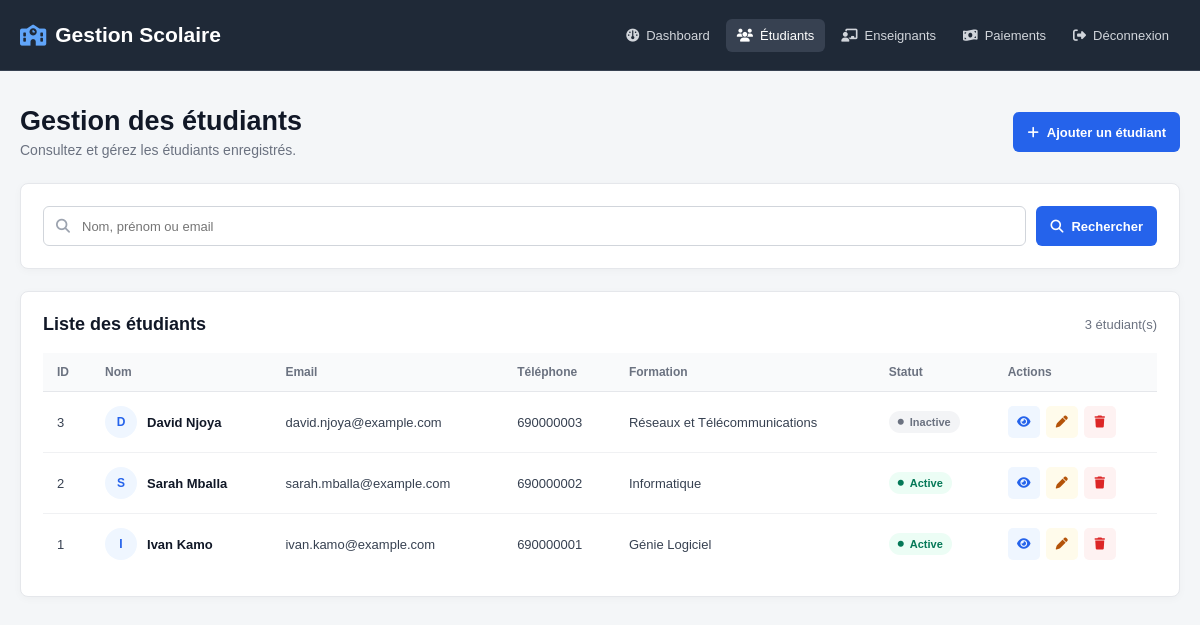
The app's page /students (signed in) with its own data.
### tables this page shows
CREATE TABLE students (
    id INT UNSIGNED AUTO_INCREMENT PRIMARY KEY,
    first_name VARCHAR(100) NOT NULL,
    last_name VARCHAR(100) NOT NULL,
    email VARCHAR(150) NOT NULL UNIQUE,
    phone VARCHAR(30),
    birth_date DATE,
    address VARCHAR(255),
    formation VARCHAR(150) NOT NULL,
    registration_date DATE NOT NULL,
    status VARCHAR(50) NOT NULL DEFAULT 'active',
    created_at TIMESTAMP DEFAULT CURRENT_TIMESTAMP
);

### controllers/StudentController.php (called while the page is built, shortened)
<?php
require_once __DIR__ . '/../models/Student.php';
class StudentController
{
    private Student $studentModel;
    public function __construct(PDO $pdo)
    {
        $this->studentModel = new Student($pdo);
    }
    public function index(): void
    {
        $search = trim($_GET['search'] ?? '');
        $students = $this->studentModel->getAll($search);
        require_once __DIR__ . '/../views/students/index.php';
    }
}

### models/Student.php (called while the page is built, shortened)
<?php
class Student
{
    private PDO $pdo;
    public function __construct(PDO $pdo)
    {
        $this->pdo = $pdo;
    }
    public function getAll(string $search = ''): array
    {
        if ($search !== '') {
            $sql = "
                SELECT *
                FROM students
                WHERE first_name LIKE :search
                   OR last_name LIKE :search
                   OR email LIKE :search
                ORDER BY id DESC
            ";
            $stmt = $this->pdo->prepare($sql);
            $stmt->execute([
                'search' => '%' . $search . '%'
            ]);
        } else {
            $sql = "
                SELECT *
                FROM students
                ORDER BY id DESC
            ";
            $stmt = $this->pdo->query($sql);
        }
        return $stmt->fetchAll(PDO::FETCH_ASSOC);
    }
}

### views/students/index.php (the view, shortened to what this page needs)
<!DOCTYPE html>
<html lang="fr">
<head>
    <link rel="stylesheet" href="/css/students.css">
    <link rel="stylesheet" href="https://cdnjs.cloudflare.com/ajax/libs/font-awesome/6.7.2/css/all.min.css">
</head>
<body>
    <header class="topbar">
        <div class="container topbar-content">
            <h1>
                <i class="fa-solid fa-school"></i>
                Gestion Scolaire
            </h1>
            <nav class="main-nav">
                <a href="/dashboard">
                    <i class="fa-solid fa-gauge"></i>
                    Dashboard
                </a>
                <a href="/students" class="active">
                    <i class="fa-solid fa-users"></i>
                    Étudiants
                </a>
                <a href="/teachers">
                    <i class="fa-solid fa-chalkboard-user"></i>
                    Enseignants
                </a>
                <a href="/payments">
                    <i class="fa-solid fa-money-bill-wave"></i>
                    Paiements
                </a>
                <a href="/logout">
                    <i class="fa-solid fa-right-from-bracket"></i>
                    Déconnexion
                </a>
            </nav>
        </div>
    </header>
    <main class="container page-content">
        <div class="page-header">
            <div>
                <h2>Gestion des étudiants</h2>
                <p>
                    Consultez et gérez les étudiants enregistrés.
                </p>
            </div>
            <a href="/students/create" class="btn btn-primary">
                <i class="fa-solid fa-plus"></i>
                Ajouter un étudiant
            </a>
        </div>
        <section class="content-card">
            <form method="GET" action="/students" class="search-form">
                <div class="search-input">
                    <i class="fa-solid fa-magnifying-glass"></i>
                    <input type="text" name="search" placeholder="Nom, prénom ou email"
                        value="<?= htmlspecialchars($_GET['search'] ?? '') ?>">
                </div>
                <button type="submit" class="btn btn-primary">
                    <i class="fa-solid fa-magnifying-glass"></i>
                    Rechercher
                </button>
            </form>
        </section>
        <section class="content-card">
            <div class="section-header">
                <h3>
                    Liste des étudiants
                </h3>
                <span class="result-count">
                    <?= count($students) ?> étudiant(s)
                </span>
            </div>
            <?php if (empty($students)): ?>
            <div class="empty-state">
                <i class="fa-solid fa-user-slash"></i>
                <p>
                    Aucun étudiant trouvé.
                </p>
                <?php if ($search !== ''): ?>
                <a href="/students">
                    Afficher tous les étudiants
                </a>
                <?php endif; ?>
            </div>
            <?php else: ?>
            <div class="table-wrapper">
                <table>
                    <thead>
                        <tr>
                            <th>ID</th>
                            <th>Nom</th>
                            <th>Email</th>
                            <th>Téléphone</th>
                            <th>Formation</th>
                            <th>Statut</th>
                            <th>Actions</th>
                        </tr>
                    </thead>
                    <tbody>
                        <?php foreach ($students as $student): ?>
                        <tr>
                            <td>
                                <?= (int) $student['id'] ?>
                            </td>
                            <td>
                                <div class="student-name">
                                    <span class="student-avatar">
                                        <?= strtoupper(
                                                    substr($student['first_name'], 0, 1)
                                                ) ?>
                                    </span>
                                    <strong>
                                        <?= htmlspecialchars(
                                                    $student['first_name'] . ' ' . $student['last_name']
                                                ) ?>
                                    </strong>
                                </div>
                            </td>
                            <td>
                                <?= htmlspecialchars($student['email'] ?? '') ?>
                            </td>
                            <td>
                                <?= htmlspecialchars($student['phone'] ?? '') ?>
                            </td>
                            <td>
                                <?= htmlspecialchars($student['formation'] ?? '') ?>
                            </td>
                            <td>
                                <span
                                    class="status-badge <?= $student['status'] === 'active' ? 'status-active' : 'status-inactive' ?>">
                                    <i class="fa-solid fa-circle"></i>
                                    <?= htmlspecialchars($student['status']) ?>
                                </span>
                            </td>
                            <td>
                                <div class="actions">
                                    <a href="/students/show?id=<?= (int) $student['id'] ?>"
                                        class="action-btn action-view" title="Voir">
                                        <i class="fa-solid fa-eye"></i>
                                    </a>
                                    <a href="/students/edit?id=<?= (int) $student['id'] ?>"
                                        class="action-btn action-edit" title="Modifier">
                                        <i class="fa-solid fa-pen"></i>
                                    </a>
                                    <a href="/students/delete?id=<?= (int) $student['id'] ?>"
                                        class="action-btn action-delete" title="Supprimer"
                                        onclick="return confirm('Voulez-vous vraiment supprimer cet étudiant ?');">
                                        <i class="fa-solid fa-trash"></i>
                                    </a>
                                </div>
                            </td>
                        </tr>
                        <?php endforeach; ?>
                    </tbody>
                </table>
            </div>
            <?php endif; ?>
        </section>
    </main>
</body>
</html>

### public/css/students.css (style rules this page uses)
* { box-sizing: border-box; }
html, body { margin: 0; padding: 0; }
body { font-family: Arial, Helvetica, sans-serif; background: #f4f6f8; color: #1f2937; }
a { color: inherit; text-decoration: none; }
.container { width: min(1180px, calc(100% - 40px)); margin: 0 auto; }
.topbar { background: #1f2937; color: #ffffff; border-bottom: 1px solid #374151; }
.topbar-content { min-height: 70px; display: flex; align-items: center; justify-content: space-between; gap: 25px; }
.topbar h1 { display: flex; align-items: center; gap: 9px; margin: 0; font-size: 21px; font-weight: 600; }
.topbar h1 i { color: #60a5fa; }
.main-nav { display: flex; align-items: center; gap: 5px; }
.main-nav a { display: flex; align-items: center; gap: 7px; padding: 9px 11px; border-radius: 6px; color: #d1d5db; font-size: 13px; }
.main-nav a:hover, .main-nav a.active { background: #374151; color: #ffffff; }
.main-nav a i { font-size: 13px; }
.page-content { padding-top: 35px; padding-bottom: 50px; }
.page-header { display: flex; align-items: center; justify-content: space-between; gap: 20px; margin-bottom: 25px; }
.page-header h2 { margin: 0 0 5px; color: #111827; font-size: 27px; }
.page-header p { margin: 0; color: #6b7280; font-size: 14px; }
.btn { min-height: 40px; display: inline-flex; align-items: center; justify-content: center; gap: 8px; padding: 9px 14px; border: none; border-radius: 6px; font-family: inherit; font-size: 13px; font-weight: 600; cursor: pointer; }
.btn-primary { background: #2563eb; color: #ffffff; }
.content-card { margin-bottom: 22px; padding: 22px; background: #ffffff; border: 1px solid #e5e7eb; border-radius: 8px; box-shadow: 0 2px 8px rgba(15, 23, 42, 0.03); }
.search-form { display: flex; align-items: center; gap: 10px; }
.search-input { position: relative; flex: 1; }
.search-input i { position: absolute; left: 13px; top: 50%; transform: translateY(-50%); color: #9ca3af; font-size: 14px; }
.search-input input { width: 100%; height: 40px; padding: 0 14px 0 38px; border: 1px solid #d1d5db; border-radius: 6px; background: #ffffff; color: #111827; font-family: inherit; font-size: 13px; outline: none; }
.section-header { display: flex; align-items: center; justify-content: space-between; gap: 15px; margin-bottom: 18px; }
.section-header h3 { margin: 0; color: #111827; font-size: 18px; }
.result-count { color: #6b7280; font-size: 13px; }
.table-wrapper { width: 100%; overflow-x: auto; }
table { width: 100%; border-collapse: collapse; font-size: 13px; }
thead { background: #f9fafb; }
th { padding: 12px 14px; border-bottom: 1px solid #e5e7eb; color: #6b7280; font-size: 12px; font-weight: 700; text-align: left; white-space: nowrap; }
td { padding: 14px; border-bottom: 1px solid #f0f1f3; color: #374151; vertical-align: middle; }
tbody tr:last-child td { border-bottom: none; }
.student-name { display: flex; align-items: center; gap: 10px; white-space: nowrap; }
.student-name strong { color: #111827; font-weight: 600; }
.student-avatar { width: 32px; height: 32px; display: flex; align-items: center; justify-content: center; flex-shrink: 0; border-radius: 50%; background: #eff6ff; color: #2563eb; font-size: 12px; font-weight: 700; }
.status-badge { display: inline-flex; align-items: center; gap: 6px; padding: 5px 9px; border-radius: 20px; font-size: 11px; font-weight: 600; text-transform: capitalize; }
.status-badge i { font-size: 6px; }
.status-active { background: #ecfdf5; color: #047857; }
.status-inactive { background: #f3f4f6; color: #6b7280; }
.actions { display: flex; align-items: center; gap: 6px; }
.action-btn { width: 32px; height: 32px; display: flex; align-items: center; justify-content: center; border-radius: 5px; font-size: 12px; }
.action-view { background: #eff6ff; color: #2563eb; }
.action-edit { background: #fffbeb; color: #b45309; }
.action-delete { background: #fef2f2; color: #dc2626; }

### records on screen
students: id "3", first_name "D", first_name+last_name "David Njoya", email "david.njoya@example.com", phone "690000003", formation "Réseaux et Télécommunications", status "Inactive"
students: id "2", first_name "S", first_name+last_name "Sarah Mballa", email "sarah.mballa@example.com", phone "690000002", formation "Informatique", status "Active"
students: id "1", first_name "I", first_name+last_name "Ivan Kamo", email "ivan.kamo@example.com", phone "690000001", formation "Génie Logiciel", status "Active"

### other values on screen
count($students) "3"
